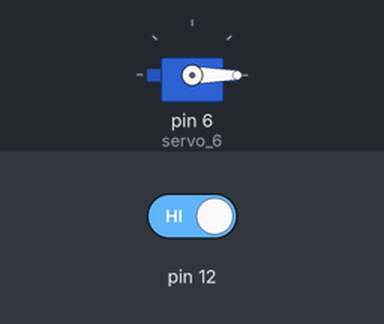
Bench run of a sketch on a simulated Arduino Uno, built with avr-gcc and run on an emulated ATmega328P. Shown: servo. The test bench sets the inputs (shaded band); at power-on: pin 12 HIGH.

Above: at 1.2 s.
1.3 s: pin 12 driven LOW
At 1.8 s:
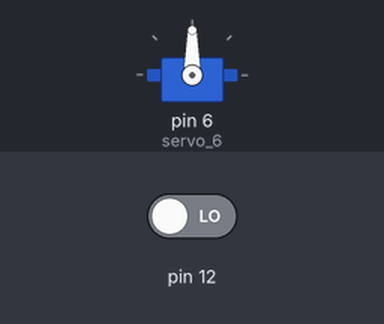
Timing chart, 0 to 4.3 s (numbered marks = the images above; inputs shaded):
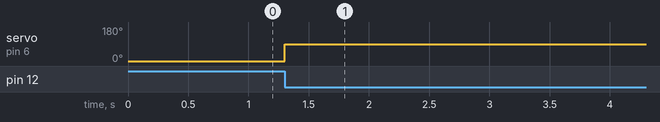

The sketch:

code.ino
```cpp
#include <Servo.h>

Servo servo_6;

void setup()
{
  servo_6.attach(6, 500, 2500);
  servo_6.write(0);
}

void loop()
{
  if (digitalRead(12) == LOW) {
  	servo_6.write(90);
    delay(10000);
    servo_6.write(0);
  }

  delay(10);
}
```

Measured:
- after the input at 1.3 s, servo on pin 6 (servo_6): 0° → 90° at once
